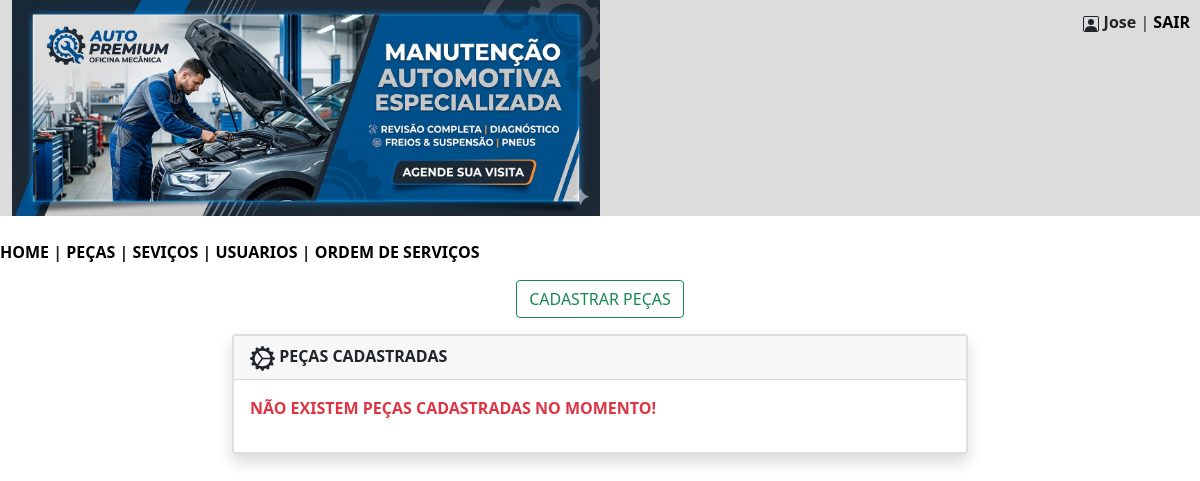
The app's page /mecanica/pecas.php (signed in), older data.
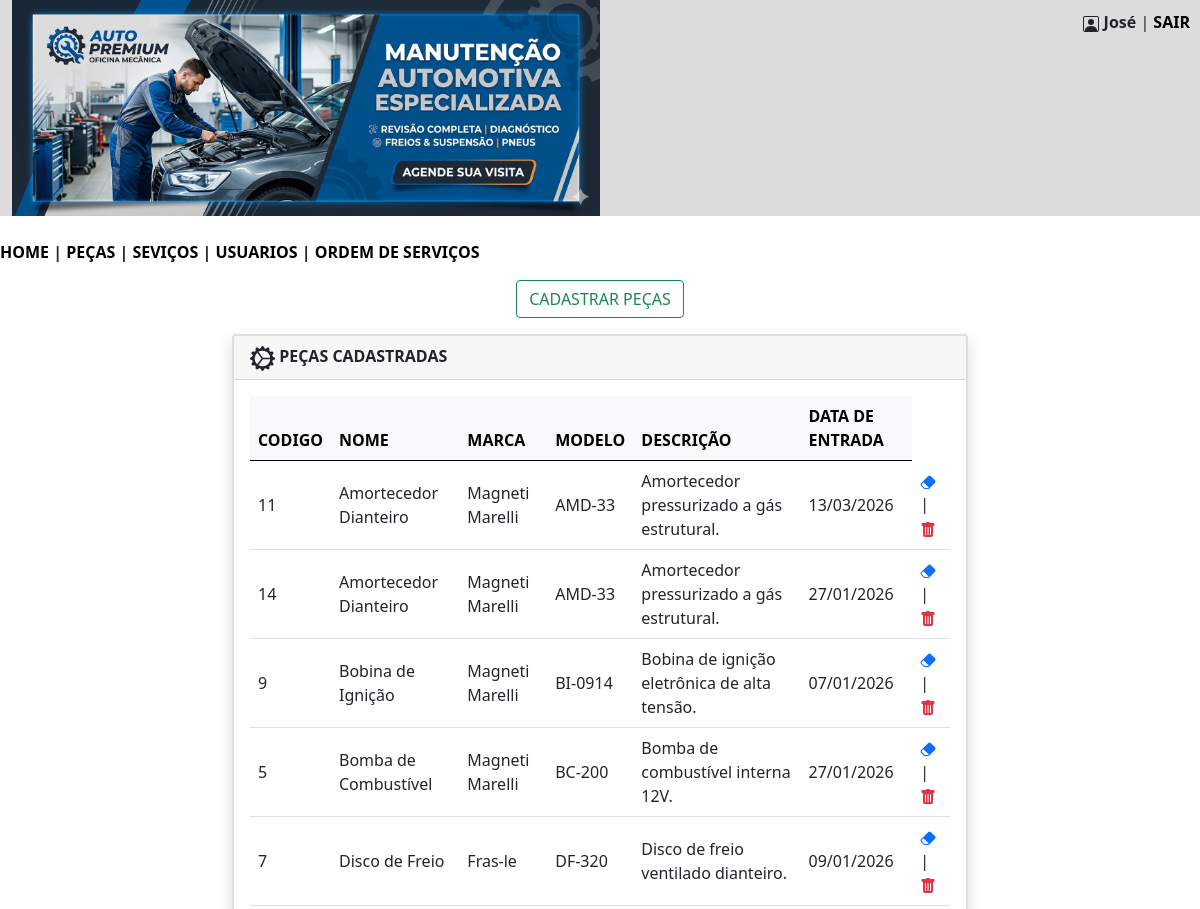
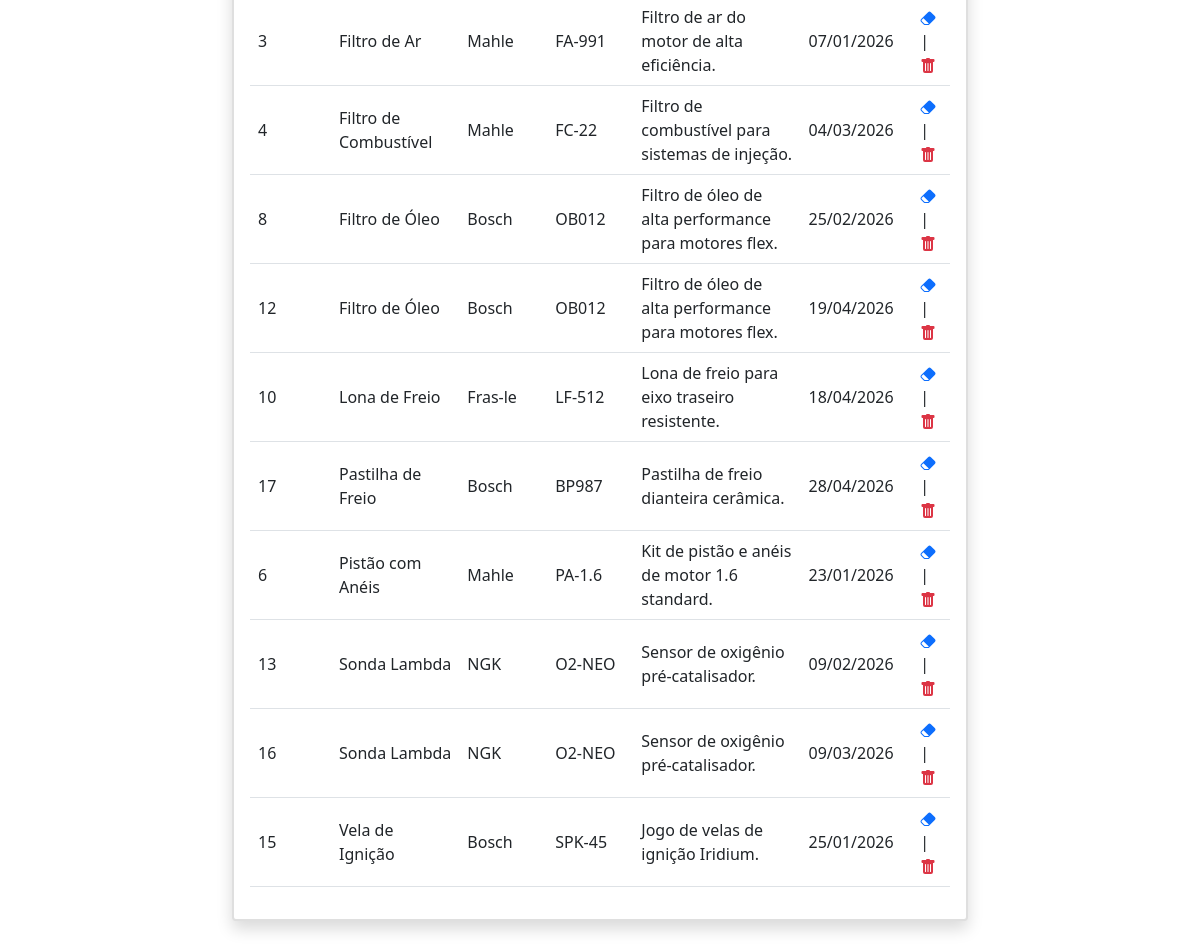
The same page, newer data (2 pictures, top to bottom).
### tables this page shows
CREATE TABLE `pecas` (
  `codigo` int(11) NOT NULL,
  `nome` varchar(200) NOT NULL,
  `marca` varchar(150) NOT NULL,
  `modelo` varchar(255) NOT NULL,
  `descricao` varchar(255) NOT NULL,
  `data_entrada` date NOT NULL
);

### mecanica/pecas.php (the view, shortened to what this page needs)
<?php
$nome = $_SESSION['nome'];
?>
<!DOCTYPE html>
<html lang="pt-br">
<head>
    <link href="https://cdn.jsdelivr.net/npm/bootstrap@5.0.2/dist/css/bootstrap.min.css" rel="stylesheet">
</head>
<body>
<div class="container-fluid" style="background-color:#DCDCDC; text-align:left; position:relative;">
<img src="imagens/banner.png" width="50%" heigth="50%">
    <div class="header" style="position:absolute; top:10px; right:10px;">
        <b><?= htmlspecialchars($nome) ?></b> |
        <a href="sair.php" style="color:black; text-decoration:none; font-weight:bold;">SAIR</a>
    </div>
</div>
<br/>
        <nav>
            <?php
                include 'menu.php';
            ?>
        </nav>
<div class="text-center my-3">
    <button type="button" class="btn btn-outline-success" data-bs-toggle="modal" data-bs-target="#exampleModal">
        CADASTRAR PEÇAS
    </button>
</div>
<div class="container">
    <div class="row justify-content-center">
        <div class="col-md-8 mb-4">
            <div class="card shadow border-2">
                <div class="card-header">
                    <b>PEÇAS CADASTRADAS</b>
                </div>
                <div class="card-body">
                    <?php
                    include 'conecta.php';
                    $sql = "SELECT codigo,nome,marca,modelo,descricao,DATE_FORMAT(data_entrada,'%d/%m/%Y') AS data_entrada FROM pecas ORDER BY nome;";
                    $consulta = $pdo->query($sql);
                    $listapecas = $consulta->fetchAll(PDO::FETCH_ASSOC);
                    if (count($listapecas) > 0) {
                        echo "<table class='table table-hover align-middle'>";
                        echo "<thead class='table-light'>
                                <tr>
                                    <th>CODIGO</th>
                                    <th>NOME</th>
                                    <th>MARCA</th>
                                    <th>MODELO</th>
                                    <th>DESCRIÇÃO</th>
                                    <th>DATA DE ENTRADA</th>
                                </tr>
                              </thead>";
                        echo "<tbody>";
                        foreach ($listapecas as $item) {
                            $codigo = $item['codigo'];
                            echo "<tr>";
                            echo "<td>" . htmlspecialchars($item['codigo']) . "</td>";
                            echo "<td>" . htmlspecialchars($item['nome']) . "</td>";
                            echo "<td>" . htmlspecialchars($item['marca']) . "</td>";
                            echo "<td>" . htmlspecialchars($item['modelo']) . "</td>";
                            echo "<td>" . htmlspecialchars($item['descricao']) . "</td>";
                            echo "<td>" . htmlspecialchars($item['data_entrada']) . "</td>";
                            echo "<td><a href='#' data-bs-toggle='modal' data-bs-target='#modalEditar' data-id='$codigo'><svg xmlns='http://www.w3.org/2000/svg' width='16' height='16' fill='currentColor' class='bi bi-eraser-fill' viewBox='0 0 16 16'>
                            <path d='M8.086 2.207a2 2 0 0 1 2.828 0l3.879 3.879a2 2 0 0 1 0 2.828l-5.5 5.5A2 2 0 0 1 7.879 15H5.12a2 2 0 0 1-1.414-.586l-2.5-2.5a2 2 0 0 1 0-2.828zm.66 11.34L3.453 8.254 1.914 9.793a1 1 0 0 0 0 1.414l2.5 2.5a1 1 0 0 0 .707.293H7.88a1 1 0 0 0 .707-.293z'/>
                          </svg></a> | <a href ='excluir_pecas.php?codigo=$codigo'><svg xmlns='http://www.w3.org/2000/svg' width='16' height='16' fill='currentColor' class='bi bi-trash-fill text-danger' viewBox='0 0 16 16'>
                            <path d='M2.5 1a1 1 0 0 0-1 1v1a1 1 0 0 0 1 1H3v9a2 2 0 0 0 2 2h6a2 2 0 0 0 2-2V4h.5a1 1 0 0 0 1-1V2a1 1 0 0 0-1-1H10a1 1 0 0 0-1-1H7a1 1 0 0 0-1 1zm3 4a.5.5 0 0 1 .5.5v7a.5.5 0 0 1-1 0v-7a.5.5 0 0 1 .5-.5M8 5a.5.5 0 0 1 .5.5v7a.5.5 0 0 1-1 0v-7A.5.5 0 0 1 8 5m3 .5v7a.5.5 0 0 1-1 0v-7a.5.5 0 0 1 1 0'/>
                          </svg></a></td>";
                            echo "</tr>";
                        }
                        echo "</tbody>";
                        echo "</table>";
                    } else {
                        echo "<p class='text-danger'><b>NÃO EXISTEM PEÇAS CADASTRADAS NO MOMENTO!</b></p>";
                    }
                    ?>
                </div>
            </div>
        </div>
    </div>
</div>
</body>
</html>

### mecanica/menu.php (shortened to what this page needs)
<?php
    $funcao = $_SESSION['funcao'];
    if ($funcao == "admin"){
       echo "<a href='mecanica.php' style = 'color: black; text-decoration: none; font-weight: bold'>HOME</a>";
       echo "<b> | </b>";
       echo "<a href='pecas.php' style = 'color: black; text-decoration: none; font-weight: bold'>PEÇAS</a>";
       echo "<b> | </b>";
       echo "<a href='servicos.php' style = 'color: black; text-decoration: none; font-weight: bold'>SEVIÇOS</a>";
       echo "<b> | </b>";
       echo "<a href='usuarios.php' style = 'color: black; text-decoration: none; font-weight: bold'>USUARIOS</a>";
       echo "<b> | </b>";
       echo "<a href='ordens.php' style = 'color: black; text-decoration: none; font-weight: bold'>ORDEM DE SERVIÇOS</a>";
    }
?>

### mecanica/pecas.php (style rules this page uses)
.header { float: right; }

Row changes from the older to the newer data that the page shows:
added pecas: codigo "11", nome "Amortecedor Dianteiro", marca "Magneti Marelli", modelo "AMD-33", descricao "Amortecedor pressurizado a gás estrutural.", data_entrada "13/03/2026"
added pecas: codigo "14", nome "Amortecedor Dianteiro", marca "Magneti Marelli", modelo "AMD-33", descricao "Amortecedor pressurizado a gás estrutural.", data_entrada "27/01/2026"
added pecas: codigo "9", nome "Bobina de Ignição", marca "Magneti Marelli", modelo "BI-0914", descricao "Bobina de ignição eletrônica de alta tensão.", data_entrada "07/01/2026"
added pecas: codigo "5", nome "Bomba de Combustível", marca "Magneti Marelli", modelo "BC-200", descricao "Bomba de combustível interna 12V.", data_entrada "27/01/2026"
added pecas: codigo "7", nome "Disco de Freio", marca "Fras-le", modelo "DF-320", descricao "Disco de freio ventilado dianteiro.", data_entrada "09/01/2026"
added pecas: codigo "3", nome "Filtro de Ar", marca "Mahle", modelo "FA-991", descricao "Filtro de ar do motor de alta eficiência.", data_entrada "07/01/2026"
added pecas: codigo "4", nome "Filtro de Combustível", marca "Mahle", modelo "FC-22", descricao "Filtro de combustível para sistemas de injeção.", data_entrada "04/03/2026"
added pecas: codigo "8", nome "Filtro de Óleo", marca "Bosch", modelo "OB012", descricao "Filtro de óleo de alta performance para motores flex.", data_entrada "25/02/2026"
added pecas: codigo "12", nome "Filtro de Óleo", marca "Bosch", modelo "OB012", descricao "Filtro de óleo de alta performance para motores flex.", data_entrada "19/04/2026"
added pecas: codigo "10", nome "Lona de Freio", marca "Fras-le", modelo "LF-512", descricao "Lona de freio para eixo traseiro resistente.", data_entrada "18/04/2026"
added pecas: codigo "17", nome "Pastilha de Freio", marca "Bosch", modelo "BP987", descricao "Pastilha de freio dianteira cerâmica.", data_entrada "28/04/2026"
added pecas: codigo "6", nome "Pistão com Anéis", marca "Mahle", modelo "PA-1.6", descricao "Kit de pistão e anéis de motor 1.6 standard.", data_entrada "23/01/2026"
added pecas: codigo "13", nome "Sonda Lambda", marca "NGK", modelo "O2-NEO", descricao "Sensor de oxigênio pré-catalisador.", data_entrada "09/02/2026"
added pecas: codigo "16", nome "Sonda Lambda", marca "NGK", modelo "O2-NEO", descricao "Sensor de oxigênio pré-catalisador.", data_entrada "09/03/2026"
added pecas: codigo "15", nome "Vela de Ignição", marca "Bosch", modelo "SPK-45", descricao "Jogo de velas de ignição Iridium.", data_entrada "25/01/2026"
Text that changed along with them:
$nome: "Jose" → "José"
text no longer shown: "NÃO EXISTEM PEÇAS CADASTRADAS NO MOMENTO!"
text now shown: "CODIGO NOME MARCA MODELO DESCRIÇÃO DATA DE ENTRADA"
